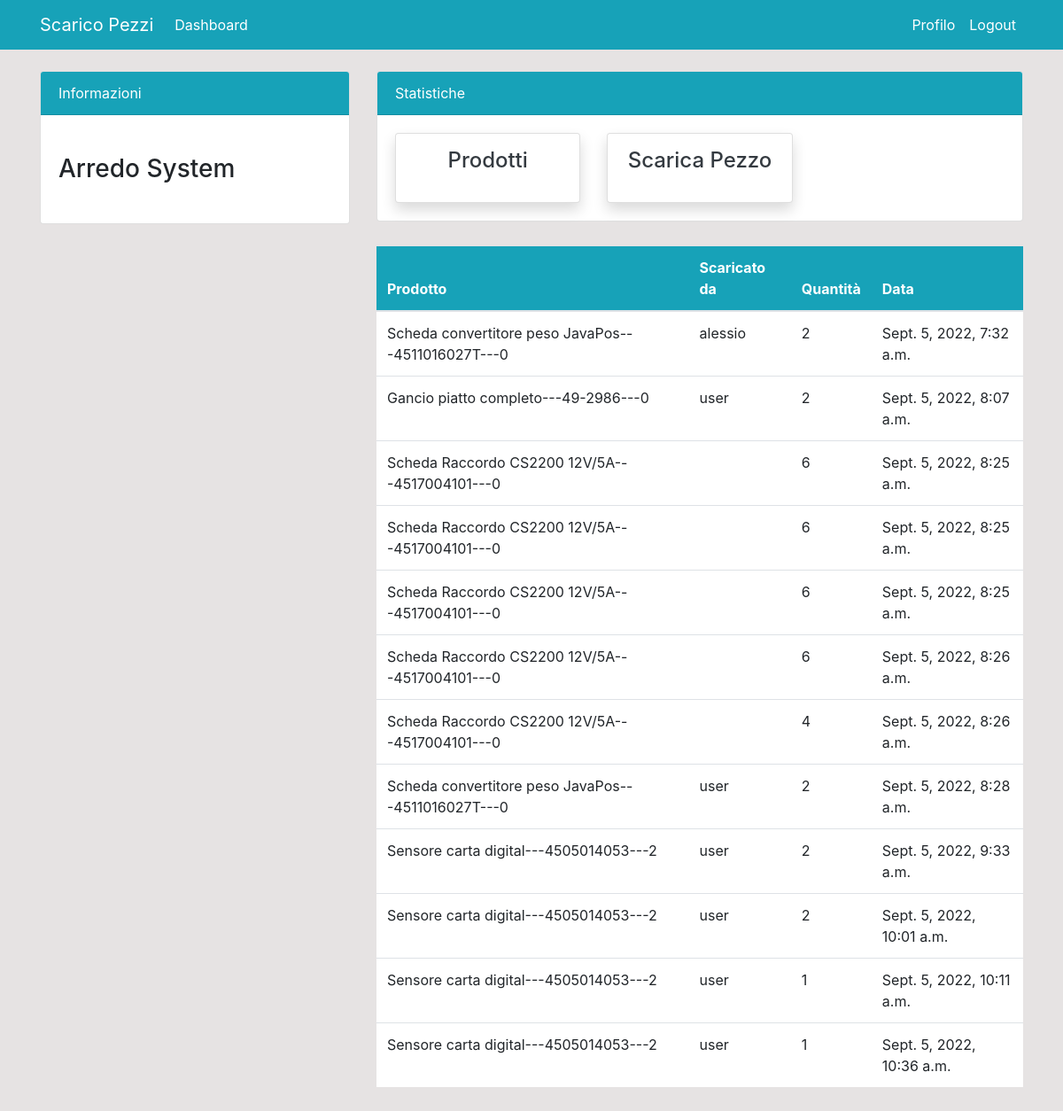
The app's page /order/ (signed in), older data.
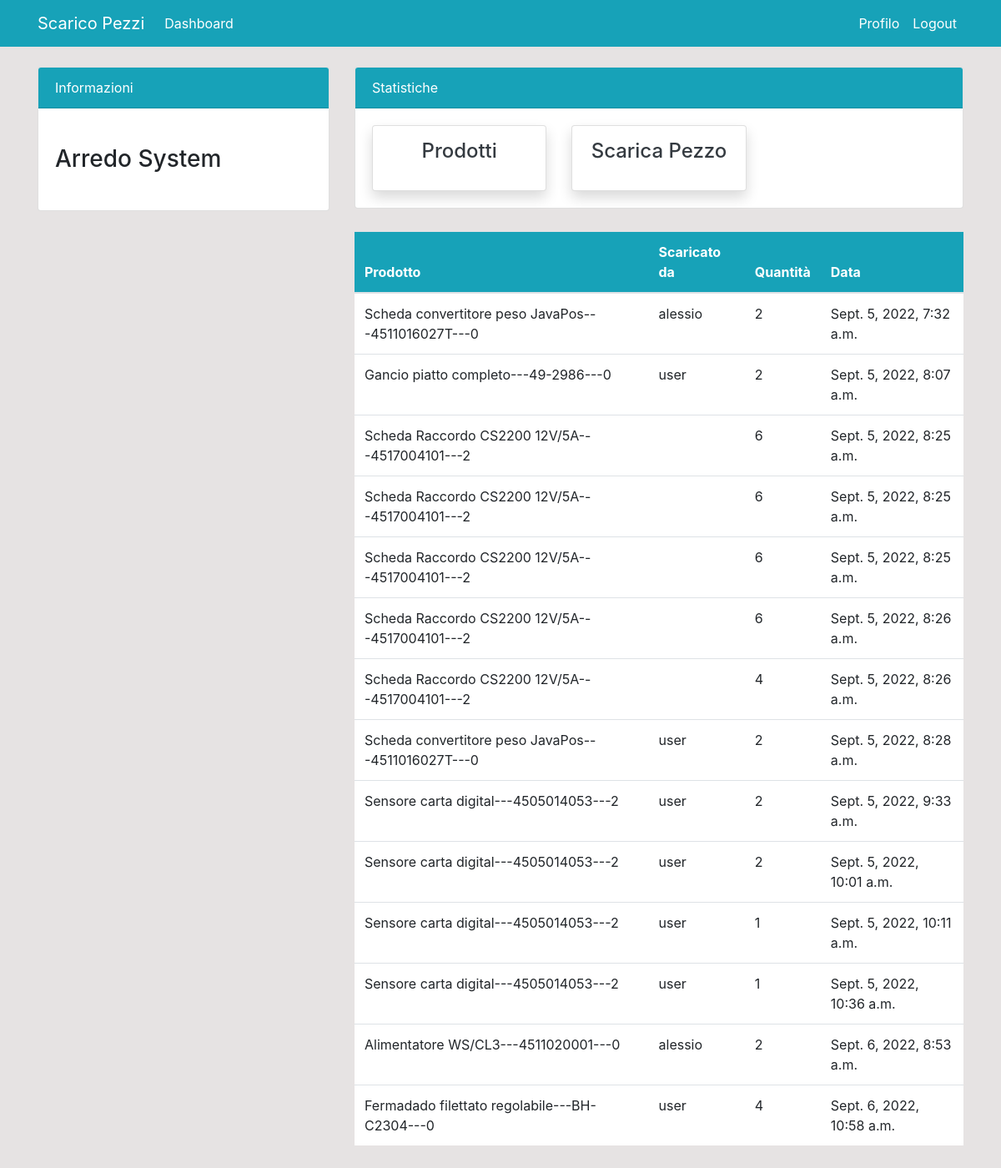
The same page, newer data.
### dashboard/models.py (models this page shows, shortened)
class Order(models.Model):
    product = models.ForeignKey(Product, on_delete = models.CASCADE, null=True)
    staff = models.ForeignKey(User, models.CASCADE, null=True)
    order_quantity = models.PositiveIntegerField(null=True)
    date = models.DateTimeField(auto_now_add=True)
    class Meta:
        verbose_name_plural = 'Scaricati'

class Product(models.Model):
    nome = models.CharField(max_length=100, blank=False, null=True)
    codice = models.CharField(max_length=100, blank=False, unique=True, null=True)
    quantita = models.PositiveIntegerField(null=True)
    class Meta:
        verbose_name_plural = 'Prodotti'
    def __str__(self):
        return f'{self.nome}---{self.codice}---{self.quantita}'

### dashboard/views.py (the view)
# urls.py: path('order/', views.order, name='dashboard-order')
@login_required
def order(request):
    orders = Order.objects.all()
    context = {
        'orders':orders,
    }
    return render(request, 'dashboard/order.html', context)

### templates/dashboard/order.html (shortened to what this page needs)
{% extends 'partials/base.html' %}
{% block content %}
{% include 'partials/topnav.html' %}
<div class="container">
    <div class="row my-4">
        <div class="col-md-4">
        </div>
        <div class="col-md-8">
            <table class="table bg-white">
                <thead class="bg-info">
                    <tr class="text-white">
                        <th scope="col">Prodotto</th>
                        <th scope="col">Scaricato da</th>
                        <th scope="col">Quantità</th>
                        <th scope="col">Data</th>
                    </tr>
                </thead>
                <tbody>
                    {% for orders in orders %}
                    <tr>
                        <td>{{orders.product}}</td>
                        <td>{{orders.staff.username}}</td>
                        <td>{{orders.order_quantity}}</td>
                        <td>{{orders.date}}</td>
                    </tr>
                    {% endfor %}
                </tbody>
            </table>
        </div>
    </div>
</div>
{% endblock %}

### templates/partials/base.html (shortened to what this page needs)
{% load static %}
<!doctype html>
<html lang="en">
  <head>
    <link rel="stylesheet" href="https://cdn.jsdelivr.net/npm/bootstrap@4.6.2/dist/css/bootstrap.min.css">
    <link rel="stylesheet" href="{% static '/style.css' %}">
  </head>
  <body>
    {% include 'partials/nav.html' %}
    {% block content %}
    {% endblock %}
  </body>
</html>

### templates/partials/nav.html (shortened to what this page needs)
 <nav class="navbar navbar-expand-lg navbar-info bg-info">
    {% if user.is_authenticated %}
    <div class="container">
        <a class="navbar-brand text-white" href="{% url 'dashboard-index'%}">Scarico Pezzi</a>
        <div class="collapse navbar-collapse" id="navbarSupportedContent">
            <ul class="navbar-nav mr-auto">
                <li class="nav-item active">
                    <a class="nav-link text-white" href="{% url 'dashboard-product'%}">Dashboard</a>
                </li>
            </ul>
            <ul class="navbar-nav ml-auto">
                <li class="nav-item active">
                    <a class="nav-link text-white" href="{% url 'user-profile' %}">Profilo</a>
                </li>
                <li class="nav-item">
                    <a class="nav-link text-white" href="{% url 'user-logout' %}">Logout</a>
                </li>
            </ul>
            {% endif %}
        </div>
    </div>
</nav>

### templates/partials/topnav.html (shortened to what this page needs)
<div class="container">
    <div class="row mt-4">
        <div class="col-md-4">
            <div class="card">
                <div class="card-header bg-info text-white">
                    Informazioni
                </div>
                <div class="card-body">
                    <marquee behavior="" direction="">
                        <h3 class="my-4">Arredo System</h3>
                    </marquee>
                </div>
            </div>
        </div>
        <div class="col-md-8">
            <div class="card">
                <div class="card-header bg-info text-white">
                    Statistiche
                </div>
                <div class="card-body">
                    <div class="row">
                        <div class="col-md-4">
                            <a class="text-decoration-none text-dark" href="{% url 'dashboard-product' %}">
                                <div class="card my-card shadow text-center p-3">
                                    <h4>Prodotti </h4>
                                </div>
                            </a>
                        </div>
                        <div class="col-md-4">
                            <a class="text-decoration-none text-dark" href="{% url 'dashboard-index'%}">
                                <div class="card my-card shadow text-center p-3">
                                    <h4>Scarica Pezzo</h4>
                                </div>
                            </a>
                        </div>
                    </div>
                </div>
            </div>
        </div>
    </div>
</div>

### static/style.css (style rules this page uses)
body { background: rgb(230, 227, 227); }

Row changes from the older to the newer data that the page shows:
changed through a linked row, Order (number 3 of 14 on the later page): product "Scheda Raccordo CS2200 12V/5A---4517004101---0" → "Scheda Raccordo CS2200 12V/5A---4517004101---2"
changed through a linked row, Order (number 4 of 14 on the later page): product "Scheda Raccordo CS2200 12V/5A---4517004101---0" → "Scheda Raccordo CS2200 12V/5A---4517004101---2"
changed through a linked row, Order (number 5 of 14 on the later page): product "Scheda Raccordo CS2200 12V/5A---4517004101---0" → "Scheda Raccordo CS2200 12V/5A---4517004101---2"
changed through a linked row, Order (number 6 of 14 on the later page): product "Scheda Raccordo CS2200 12V/5A---4517004101---0" → "Scheda Raccordo CS2200 12V/5A---4517004101---2"
changed through a linked row, Order (number 7 of 14 on the later page): product "Scheda Raccordo CS2200 12V/5A---4517004101---0" → "Scheda Raccordo CS2200 12V/5A---4517004101---2"
added Order: product "Alimentatore WS/CL3---4511020001---0", staff.username "alessio", order_quantity "2", date "Sept. 6, 2022, 8:53 a.m."
added Order: product "Fermadado filettato regolabile---BH-C2304---0", staff.username "user", order_quantity "4", date "Sept. 6, 2022, 10:58 a.m."
